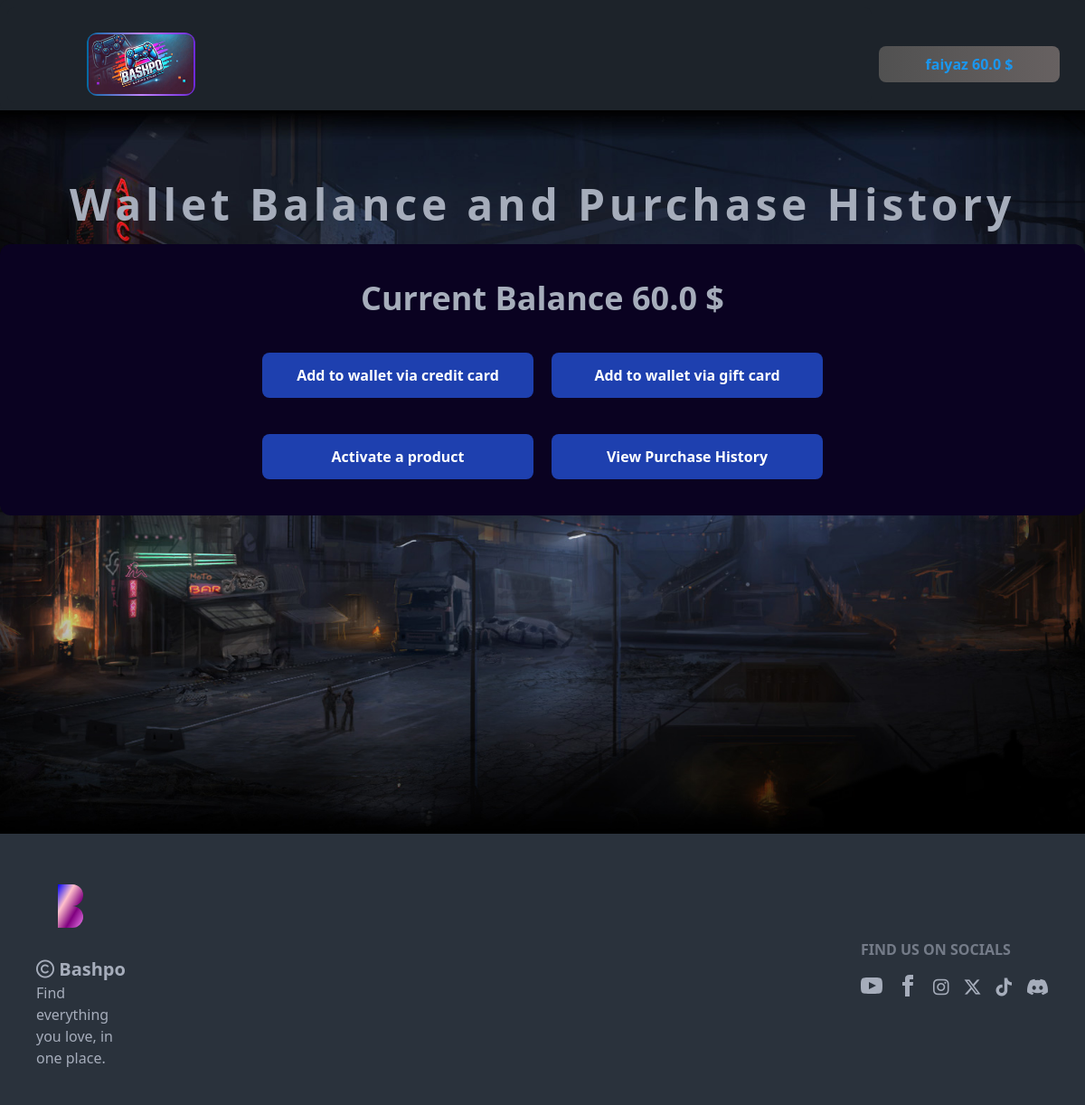
/AddMonitorWallet (signed in), run on an earlier commit of the app's database.
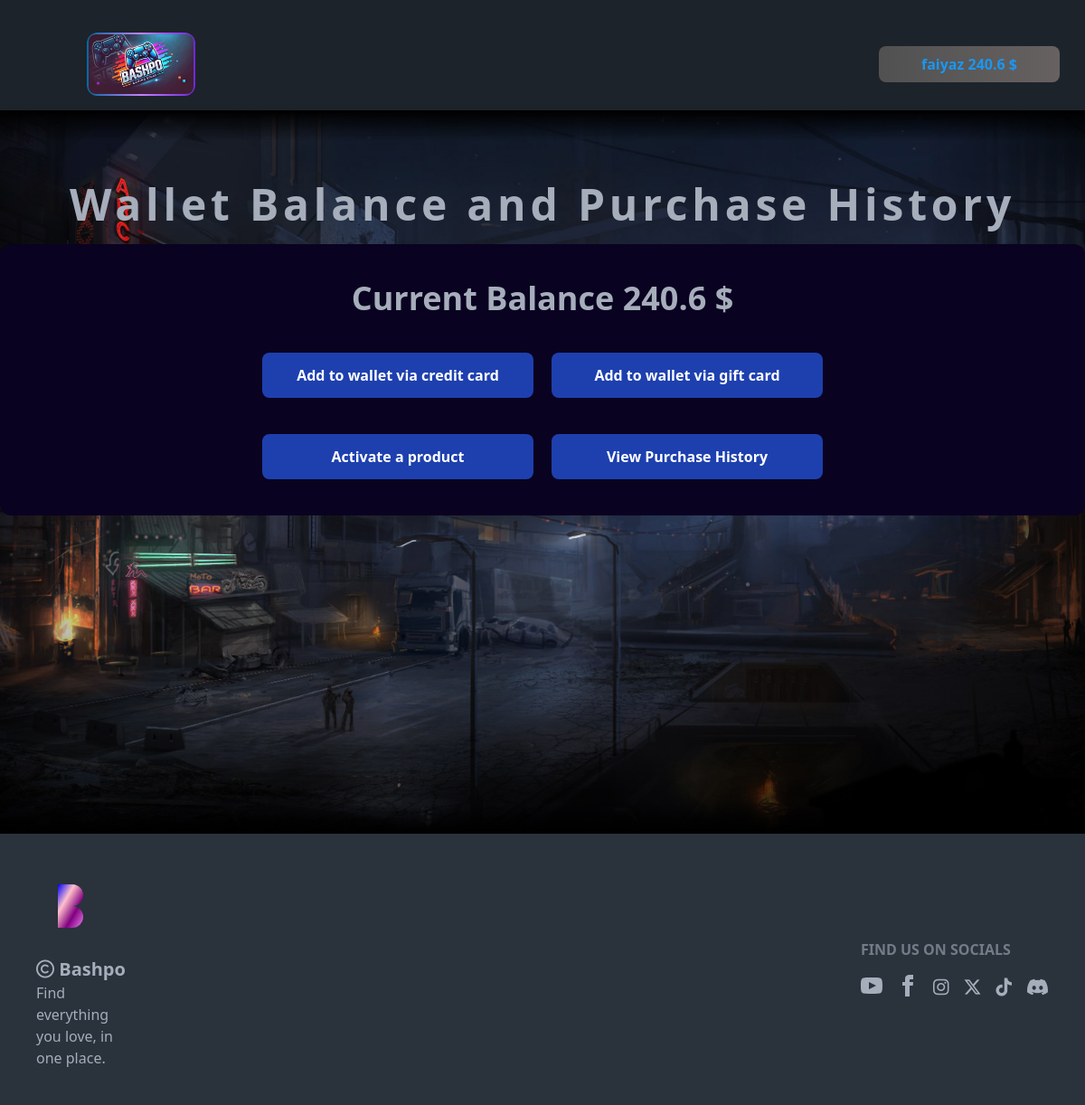
And on a later commit of the database.
### tables this page shows
CREATE TABLE WALLET_BALANCE (
            username TEXT PRIMARY KEY,
            balance REAL DEFAULT 0,
            FOREIGN KEY (username) REFERENCES USERS(username)
        );

### app.py (the view)
@app.route('/AddMonitorWallet', methods=['GET', 'POST'])
@login_required('buyer')
def wallet_purchase():
    connect_db()
    buyer_username = session['username']
    balance,game_info=add_monitor_wallet_query(buyer_username)
    return render_template('wallet&purchase.html', buyer_username = buyer_username, balance = balance,game_info=game_info)

### app.py (called while the page is built)
@app.before_request
def require_login():
    allowed_routes = ['login', 'register', 'static','new_account_buyer','new_account_developer','forgot_pass','forgot_password','checkUser','create_buyer','create_developer','index']
    print(request.endpoint)
    if request.endpoint not in allowed_routes and 'username' not in session:
        return redirect(url_for('login'))

def login_required(role):
    def wrapper(fn):
        @wraps(fn)
        def decorated_view(*args, **kwargs):
            if 'user_type' not in session:
                return redirect(url_for('login'))
            if session['user_type'] != role:
                return "Unauthorized Access", 403
            return fn(*args, **kwargs)
        return decorated_view
    return wrapper

### model/route_help.py (called while the page is built)
def add_monitor_wallet_query(buyer_username):
      with sqlite3.connect('bashpos_--definitely--_secured_database.db') as db:
        c = db.cursor()
        c.execute("SELECT balance FROM WALLET_BALANCE WHERE username = ?", (buyer_username,))
        balance = c.fetchone()[0]
        c.execute("SELECT game_name,amount_paid,purchase_type from OWNED_GAMES where username=?",(buyer_username,))
        game_info=c.fetchall()
        return balance,game_info

### templates/wallet&purchase.html (shortened to what this page needs)
<!DOCTYPE html>
<html lang="en" data-theme="dark">
<head>
    <link href="https://cdn.jsdelivr.net/npm/daisyui@4.12.10/dist/full.min.css" rel="stylesheet" type="text/css" />
    <script src="https://cdn.tailwindcss.com"></script>
</head>
<body class="font-inter">
    <header id="navbar"
        class="flex flex-col lg:flex-row items-start lg:items-center justify-between gap-2 p-2 bg-base-100 rounded-lg">
        <div id="navbar1" class="flex navbar bg-base-100 justify-start rounded-lg">
            <div class="ml-5 lg:ml-20 mt-5 px-0.5 py-0.5 w-[80px] lg:w-[120px] relative">
                <a href="/">
                    <img alt="Tailwind CSS Navbar component" src="{{ url_for('static', filename='img/logo.jpg') }}"
                        alt="Logo" class="rounded-lg relative z-10">
                </a>
            </div>
        </div>
        <div class="mt-3 lg:mt-5 lg:mr-5 w-full lg:w-auto">
            <select id="user-name" name="user_name"
                class="block rounded-lg w-[auto] lg:w-[200px] h-[40px] bg-gradient-to-r from-[#515151] to-[#676161] text-[#1A97F0] font-bold focus:ring-2 focus:ring-white focus:text-black appearance-none"
                onchange="handleDropdownChange(this)" required>
                <option value="" disabled selected
                    class="bg-gradient-to-r from-[#515151] to-[#676161] text-[#1A97F0] text-center font-bold">
                    {{ buyer_username }} {{ balance | round(2) }} $
                </option>
            </select>
        </div>
    </header>
    <section class="flex justify-items-center">
        <div
            class="mx-auto justify-items-center relative bg-[url('{{ url_for('static', filename='img/bg-1.jpg') }}')] bg-cover bg-center w-full sm:h-[auto] lg:h-[800px]">
            <h1 class="mt-20 font-bold text-3xl lg:text-5xl font-istok tracking-widest text-center">
                Wallet Balance and Purchase History
            </h1>
            <div class="flex flex-col my-5 mx-3 lg:mx-auto h-[auto] lg:w-[1200px] bg-[#0A0221] rounded-xl p-5">
                <div>
                    <h1 class="my-5 text-center text-xl lg:text-4xl font-bold">Current Balance {{ balance | round(2) }}
                        $</h1>
                </div>
                <div class="my-5 mx-auto lg:flex lg:flex-col justify-center items-center gap-5">
                    <div class="flex gap-5">
                        <button type="button" onclick="openModal('creditCardModal')"
                            class="px-6 h-[auto] lg:w-[300px] lg:h-[50px] bg-blue-800 text-white rounded-lg font-semibold w-full sm:w-[250px]">
                            Add to wallet via credit card
                        </button>
                        <button type="button" onclick="openModal('giftCardModal')"
                            class="px-6 h-[auto] lg:w-[300px] lg:h-[50px] bg-blue-800 text-white rounded-lg font-semibold w-full sm:w-[250px]">
                            Add to wallet via gift card
                        </button>
                    </div>
                    <div class="flex gap-5 mt-5">
                        <button type="button" onclick="openModal('activateProductModal')"
                            class="px-6 py-[auto] h-[auto] lg:w-[300px] lg:h-[50px] bg-blue-800 text-white rounded-lg font-semibold w-full sm:w-[250px]">
                            Activate a product
                        </button>
                        <button type="button" onclick="openModal('purchaseHistoryModal')"
                        class="px-6 h-[auto] lg:w-[300px] lg:h-[50px] bg-blue-800 text-white rounded-lg font-semibold w-full sm:w-[250px]">
                        View Purchase History
                    </button>
                    </div>
                </div>
            </div>
        </div>
    </section>
    <footer id="footer"
        class="flex flex-col lg:flex-row sm:justify-between lg:justify-center items-center  text-neutral-content p-6 lg:p-10 gap-6 lg:gap-[50rem]">
        <aside class="flex flex-col items-center text-center lg:text-left lg:items-start">
            <p class="text-sm lg:text-base">
            <h1 class="font-bold text-lg lg:text-xl">
                <i class="fa-regular fa-copyright"></i> Bashpo
            </h1>
            Find everything you love, in one place.
            </p>
        </aside>
        <nav class="text-center lg:text-left">
            <h6 class="footer-title text-sm lg:text-base font-bold mb-4">Find Us on Socials</h6>
            <div class="flex justify-center lg:justify-start gap-4">
                <a href="">
                </a>
                <a href="">
                    <svg xmlns="http://www.w3.org/2000/svg" width="24" height="24" viewBox="0 0 24 24"
                        class="fill-current">
                        <path
                            d="M9 8h-3v4h3v12h5v-12h3.642l.358-4h-4v-1.667c0-.955.192-1.333 1.115-1.333h2.885v-5h-3.808c-3.596 0-5.192 1.583-5.192 4.615v3.385z">
                        </path>
                    </svg>
                </a>
                <a href="">
                    <i class="fa-brands fa-instagram text-xl"></i>
                </a>
                <a href="">
                    <i class="fa-brands fa-x-twitter text-xl"></i>
                </a>
                <a href="">
                    <i class="fa-brands fa-tiktok text-xl"></i>
                </a>
                <a href="">
                    <i class="fa-brands fa-discord text-xl"></i>
                </a>
            </div>
        </nav>
    </footer>
</body>
</html>

What changed in the data, as far as the page shows it:
changed WALLET_BALANCE: balance "60.0" → "240.6"
Also different on the page:
form field user_name: "faiyaz 60.0 $" → "faiyaz 240.6 $"
